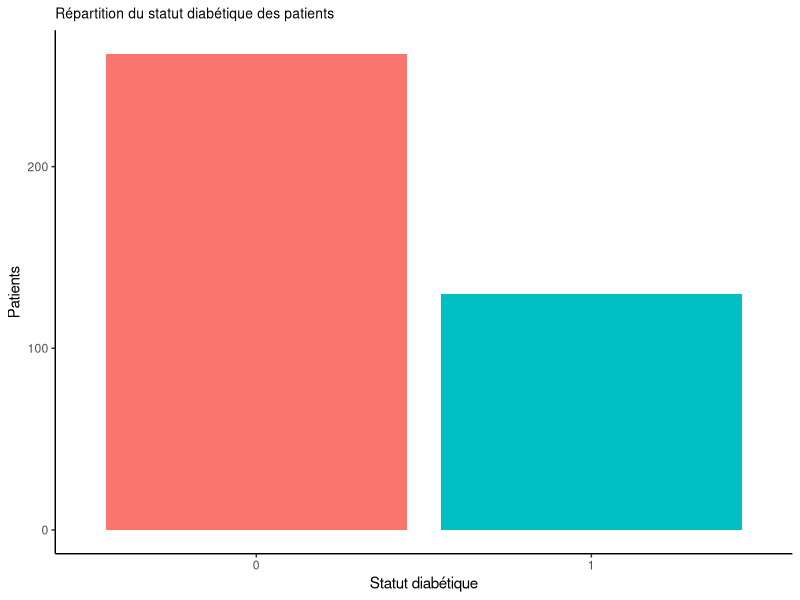
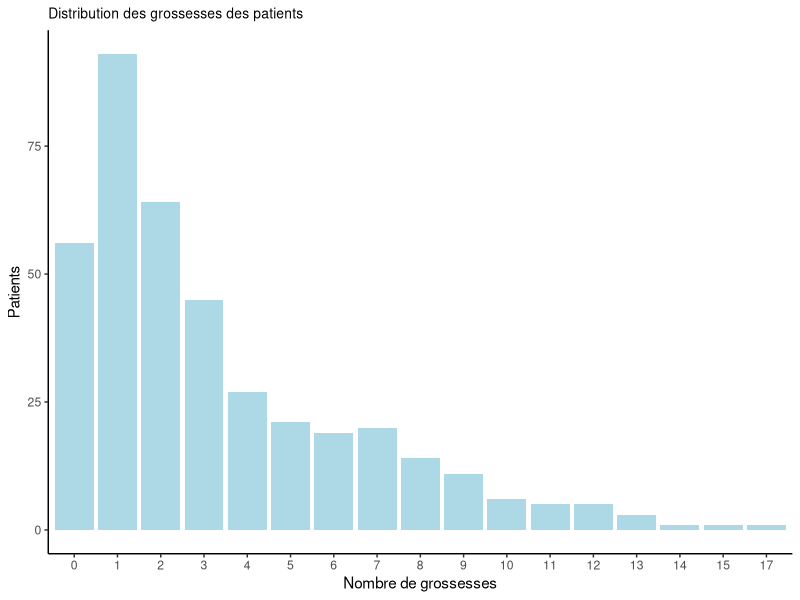
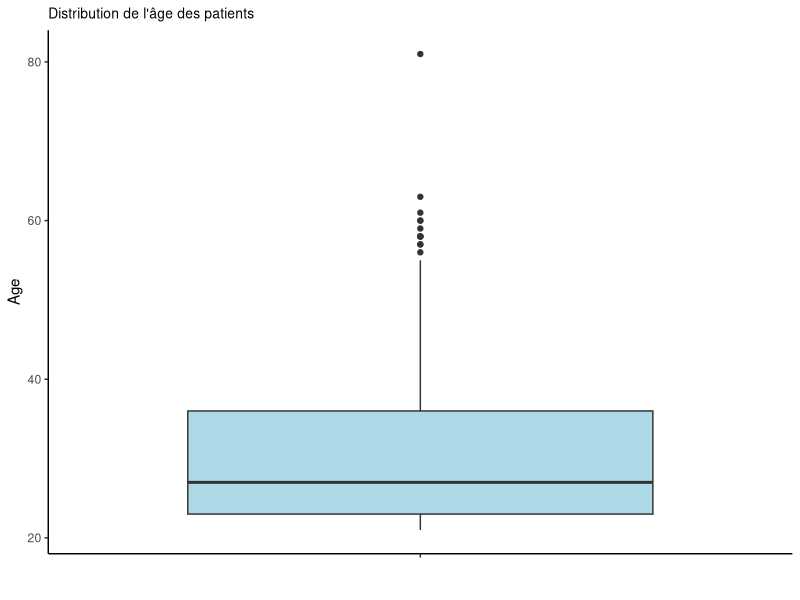
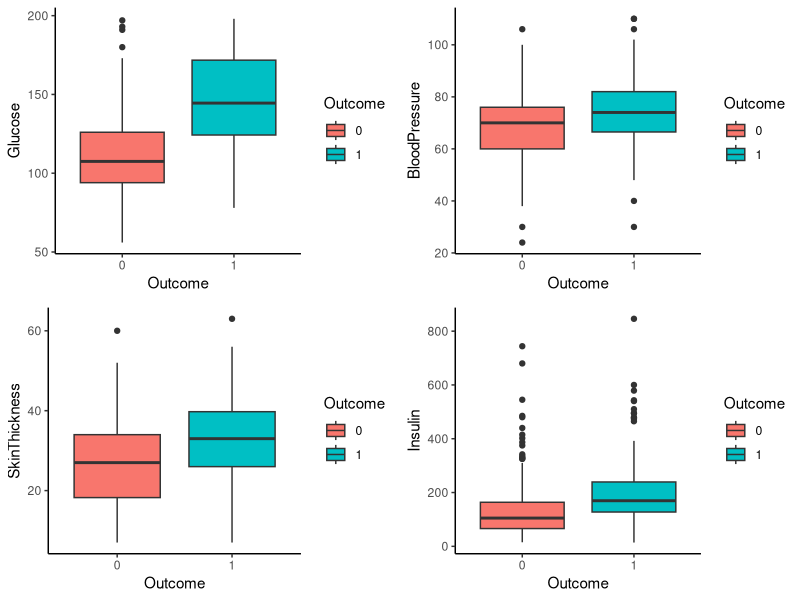
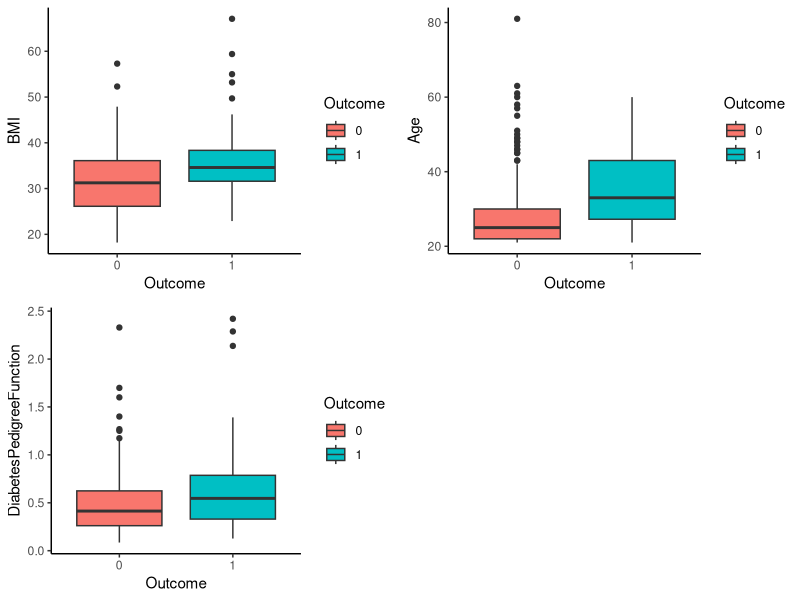
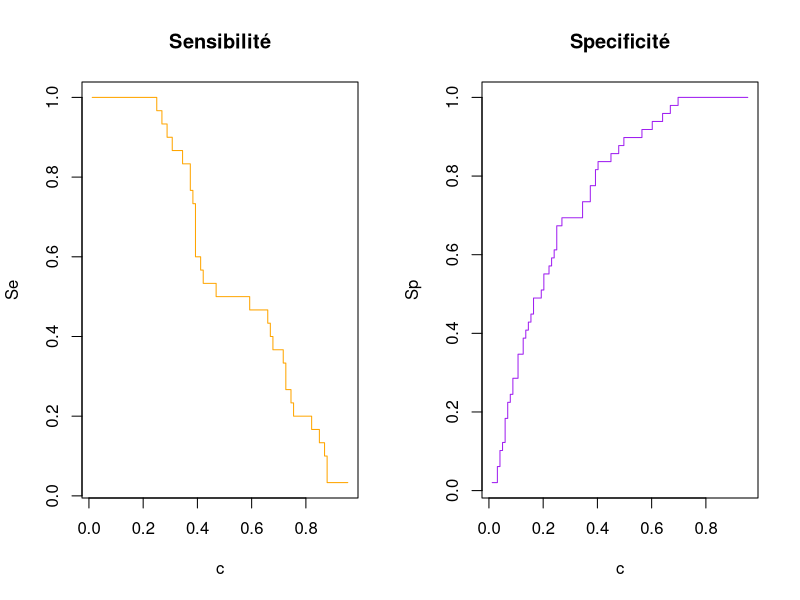
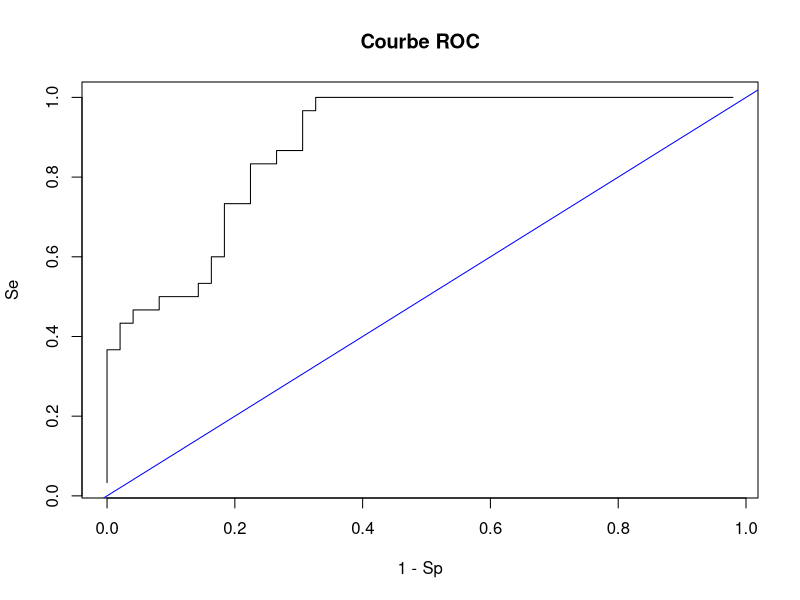

Generate these figures, in order, with R:
## ---- chunk 1
# Import library ---------------
library(ggplot2)
library(gridExtra)
library(class)

# Import data ---------------
diabetes <- read.csv("data_blog/diabetes.csv")

diabetes$Outcome <- as.factor(diabetes$Outcome)
## ---- chunk 2
head(diabetes)
## ---- chunk 3
# Suppression des 0
diabetes <- diabetes[diabetes$SkinThickness!=0,]
diabetes <- diabetes[diabetes$Insulin!=0,]
diabetes <- diabetes[diabetes$Glucose!=0,]
diabetes <- diabetes[diabetes$BloodPressure!=0,]
diabetes <- diabetes[diabetes$BMI!=0,] 
## ---- chunk 4
summary(diabetes)
## ---- chunk 5
ggplot(as.data.frame(table(diabetes$Outcome)), aes(x = Var1, y = Freq, fill = Var1)) +
  geom_bar(stat = "identity", show.legend = FALSE) +
  labs(
    x = "Statut diabétique",
    y = "Patients",
    title = "Répartition du statut diabétique des patients"
  ) +
  theme_classic() +
  theme(plot.title = element_text(size = 10))
## ---- chunk 6
ggplot(as.data.frame(table(as.factor(diabetes$Pregnancies))), aes(x = Var1, y = Freq)) +
  geom_bar(stat = "identity", fill = "lightblue", show.legend = FALSE) +
  labs(
    x = "Nombre de grossesses",
    y = "Patients",
    title = "Distribution des grossesses des patients"
  ) +
  theme_classic() +
  theme(plot.title = element_text(size = 10))
## ---- chunk 7
ggplot(diabetes) +
  aes(x = "", y = Age) +
  geom_boxplot(fill = "lightblue") +
  labs(x = " ", title = "Distribution de l'âge des patients") +
  theme_classic() +
  theme(plot.title = element_text(size = 10))
## ---- chunk 8
cor(diabetes[,c(-1,-9)])
## ---- chunk 9
p1 <- ggplot(diabetes) +
  aes(x = Outcome, y = Glucose, fill = Outcome) +
  geom_boxplot() +
  scale_fill_hue(direction = 1) +
  theme_classic()

p2 <- ggplot(diabetes) +
  aes(x = Outcome, y = BloodPressure, fill = Outcome) +
  geom_boxplot() +
  scale_fill_hue(direction = 1) +
  theme_classic()

p3 <- ggplot(diabetes) +
  aes(x = Outcome, y = SkinThickness, fill = Outcome) +
  geom_boxplot() +
  scale_fill_hue(direction = 1) +
  theme_classic()

p4 <- ggplot(diabetes) +
  aes(x = Outcome, y = Insulin, fill = Outcome) +
  geom_boxplot() +
  scale_fill_hue(direction = 1) +
  theme_classic()

p5 <- ggplot(diabetes) +
  aes(x = Outcome, y = BMI, fill = Outcome) +
  geom_boxplot() +
  scale_fill_hue(direction = 1) +
  theme_classic()

p6 <- ggplot(diabetes) +
  aes(x = Outcome, y = Age, fill = Outcome) +
  geom_boxplot() +
  scale_fill_hue(direction = 1) +
  theme_classic()

p7 <- ggplot(diabetes) +
  aes(x = Outcome, y = DiabetesPedigreeFunction, fill = Outcome) +
  geom_boxplot() +
  scale_fill_hue(direction = 1) +
  theme_classic()


grid.arrange(p1, p2, p3, p4, ncol = 2)
grid.arrange(p5, p6, p7,  ncol = 2)
## ---- chunk 10
model_complet <- glm(Outcome~., family = "binomial", data = diabetes)
summary(model_complet)
## ---- chunk 11
# Permet la realisation de tableau
library(knitr)

kable(exp(model_complet$coefficients[-1]), col.names = c("Variable", "Odd-ratios"))
kable(exp(confint(model_complet)[-1, ]), col.names = c("Variable", "IC_inf", "IC_sup"))
## ---- chunk 12
score <- exp(model_complet$coefficients[1]+
             160*model_complet$coefficients[3]+
             60*model_complet$coefficients[7]+
             1.5*model_complet$coefficients[8])
exp(score)/(1+exp(score))
## ---- chunk 13
score <- exp(model_complet$coefficients[1]+
             160*model_complet$coefficients[3]+
             30*model_complet$coefficients[7]+
             1.5*model_complet$coefficients[8])
exp(score)/(1+exp(score))
## ---- chunk 14
model_final <- step(model_complet)
## ---- chunk 15
summary(model_final)
## ---- chunk 16
kable(exp(model_final$coefficients[-1]), col.names = c("Variable", "Odd-ratios"))
kable(exp(confint(model_final)[-1, ]), col.names = c("Variable", "IC_inf", "IC_sup"))
## ---- chunk 17
# On fixe la graine (resultat reproductible)
set.seed(75016)

# Nombres d'observations dans notre jeu de donnees
n <- nrow(diabetes)

# Nombres d'observations a selectionne dans l'echant d'apprentissage
N <- floor(n*0.8)

# Selection des individus aleatoirement
idx <- sample(n, N, replace = F)

# Echantillon d'apprentissage (80%)
dataL <- diabetes[idx,]

# Echantillon de test (20%)
dataV <- diabetes[-c(idx),]
## ---- chunk 18
# Entrainement du meilleur modele sur echantillon d'apprentissage (DataL)
model_final_train <- glm(Outcome ~ Pregnancies + Glucose + BMI + DiabetesPedigreeFunction + Age , data = dataL, family = "binomial")

# Prediction de la probabilite d'etre diabetique sur echantillon de test (DataV)
prediction_modele <- predict(model_final_train,dataV, type = "response")
## ---- chunk 19
# Regle de classification
prediction_regle <- ifelse(prediction_modele >= 0.5, 1,0)

erreur <- mean(prediction_regle != dataV$Outcome)
paste0("Le taux d'erreur moyen est de ", round(erreur,3)*100," %")
## ---- chunk 20
prediction_knn <- knn(train = dataL[,-9], test = dataV[,-9], cl = dataL[,9], k = 19, prob = F)
# resultat des k plus proches voisins
prediction_knn
## ---- chunk 21
erreur_knn <- mean(prediction_knn != dataV[,9])
paste0("Le taux d'erreur moyen est de ", round(erreur_knn,3)*100, " %")
## ---- chunk 22
# Evaluation de 100 seuils differents
l <- 100

# Predicition
preds <- predict(model_final_train, dataV, type = "response")

# Sequence de seuils
c <- seq(1.001 * min(preds), 0.999 * max(preds), length.out = l)

# Initialisation des vecteurs sensibilite et specificite
Se <- rep(NA,l)
Sp <- rep(NA,l)

for (j in 1:l) {
  mod.final.classif <- (preds >= c[j])  # Classe (TRUE ou FALSE) de la prédiction
  pt <- table(mod.final.classif, dataV$Outcome)  # Comparaison des classes prédites
  
  if (nrow(pt) >= 2 && ncol(pt) >= 2) {

    Se[j] <- prop.table(pt, margin=2)[2, 2]  # Sensibilité
    Sp[j] <- prop.table(pt, margin=2)[1, 1]  # Spécificité
  } else {

    Se[j] <- NA
    Sp[j] <- NA
  }
}

par(mfrow=c(1,2))
plot(c,Se,main="Sensibilité",type='s', col = "orange")
plot(c,Sp,main="Specificité",type='s', col = "purple")
## ---- chunk 23
par(mfrow=c(1,1))
plot(1-Sp,Se,type='s',main="Courbe ROC")
abline(0,1,col='blue')
